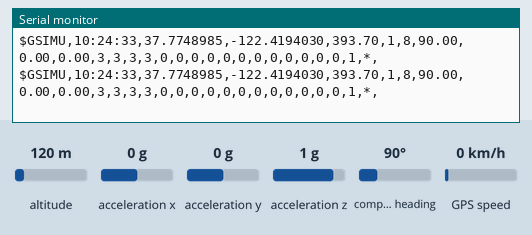
Recording of a sketch running on a simulated Arduino Uno, built with avr-gcc and run on an emulated ATmega328P. Shown: the last lines printed to the serial monitor. The test bench sets the inputs (shaded band); at power-on: altitude 120 m, acceleration x 0 g, acceleration y 0 g, acceleration z 1 g, compass heading 90°, GPS speed 0 km/h. EEPROM starts erased; the GPS gets a fix after 3 s at 37.7749, -122.4194 with 8 satellites.

Above: at 4.7 s.
4.8 s: altitude set to 20 m
At 4.91 s:
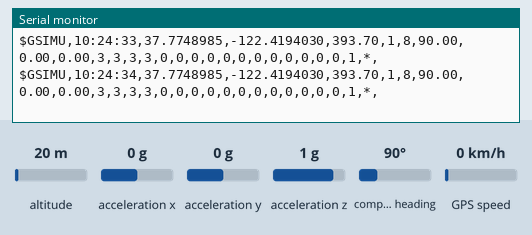
6.3 s: acceleration x set to -1.4 g
At 6.37 s:
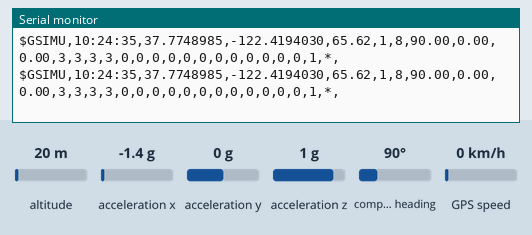
7.8 s: acceleration y set to -1.4 g
At 7.83 s:
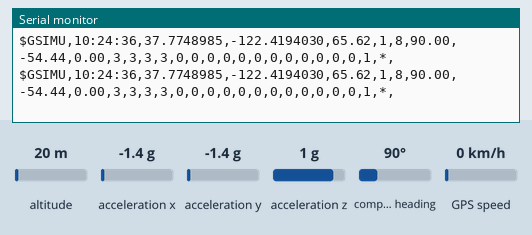
9.3 s: acceleration z set to -1.4 g
At 9.49 s:
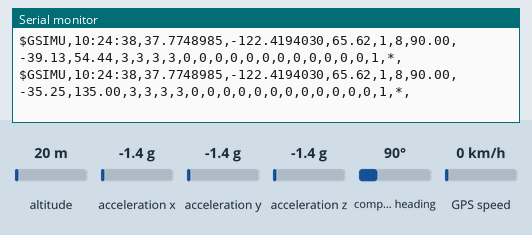
10.8 s: compass heading set to 7°
At 10.99 s:
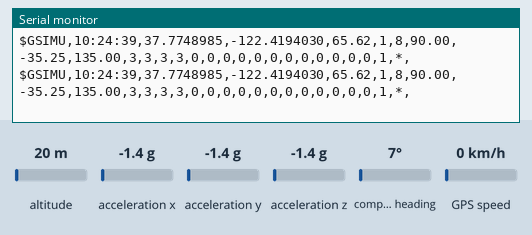
12.3 s: altitude set to 250 m
At 12.49 s:
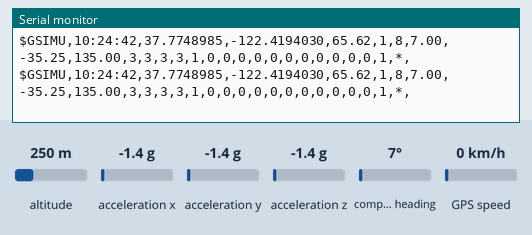
Timing chart, 0 to 15.3 s (numbered marks = the images above; inputs shaded):
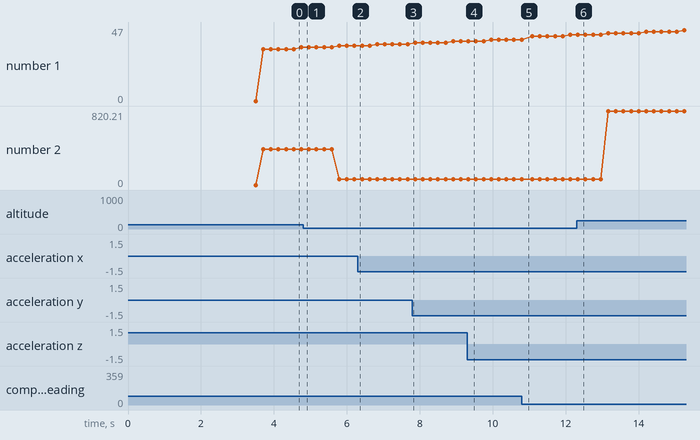

The sketch:

GTS_IMU_UNO_vL3_0.ino
```cpp
#include <Adafruit_GPS.h>
#include <SoftwareSerial.h>
#include <Wire.h>
#include <SPI.h>
#include <Adafruit_Sensor.h>
#include <Adafruit_BNO055.h>
#include <utility/imumaths.h>
#include <avr/sleep.h>
#include <EEPROM.h>

/* This driver uses the Adafruit unified sensor library (Adafruit_Sensor),
   which provides a common 'type' for sensor data and some helper functions.
   To use this driver you will also need to download the Adafruit_Sensor
   library and include it in your libraries folder.
   You should also assign a unique ID to this sensor for use with
   the Adafruit Sensor API so that you can identify this particular
   sensor in any data logs, etc.  To assign a unique ID, simply
   provide an appropriate value in the constructor below (12345
   is used by default in this example).
   Connections
   ===========
   Connect SCL to analog 5
   Connect SDA to analog 4
   Connect VDD to 3-5V DC
   Connect GROUND to common ground
   History
   =======
   2015/MAR/03  - First release (KTOWN)
   2015/AUG/27  - Added calibration and system status helpers
   2015/NOV/13  - Added calibration save and restore
   */

//Instance Initializations
Adafruit_BNO055   bno = Adafruit_BNO055(55);    //Initializes an instance of the BNO055 called bno with an I2C address of 55
SoftwareSerial    mySerial(8, 7);               //Initializes an instance of SoftwareSerial called mySerial with RX and TX on pins 8 and 7
Adafruit_GPS      GPS(&mySerial);               //Initializes an instance of Adafruit_GPS called GPS using the mySerial instance

//Global Intializations
boolean           usingInterrupt = true;        //Use an interrupt to parce GPS data (preferred to be true)
int               saveCalTimestamp = 0;

#define IMU_CAL_SAVE_PERIOD (1000 * 60 * 10)    // 10 minutes

/* Set the delay between fresh samples */
#define BNO055_SAMPLERATE_DELAY_MS (200)
#define GPSECHO  false                          //Display GPS data as read from the GPS in the Serial Monitor (dont do for actual use but good for debugging)


/**************************************************************************/
/*
    Displays some basic information on this sensor from the unified
    sensor API sensor_t type (see Adafruit_Sensor for more information)
    */
/**************************************************************************/
void displaySensorDetails(void) {
    sensor_t sensor;
    bno.getSensor(&sensor);
    Serial.println("------------------------------------");
    Serial.print("Sensor:       "); Serial.println(sensor.name);
    Serial.print("Driver Ver:   "); Serial.println(sensor.version);
    Serial.print("Unique ID:    "); Serial.println(sensor.sensor_id);
    Serial.print("Max Value:    "); Serial.print(sensor.max_value); Serial.println(" xxx");
    Serial.print("Min Value:    "); Serial.print(sensor.min_value); Serial.println(" xxx");
    Serial.print("Resolution:   "); Serial.print(sensor.resolution); Serial.println(" xxx");
    Serial.println("------------------------------------");
    Serial.println("");
    delay(500);
}

/**************************************************************************/
/*
    Display some basic info about the sensor status
    */
/**************************************************************************/
void displaySensorStatus(void) {
    /* Get the system status values (mostly for debugging purposes) */
    uint8_t system_status, self_test_results, system_error;
    system_status = self_test_results = system_error = 0;
    bno.getSystemStatus(&system_status, &self_test_results, &system_error);

    /* Display the results in the Serial Monitor */
    Serial.println("");
    Serial.print("System Status: 0x");
    Serial.println(system_status, HEX);
    Serial.print("Self Test:     0x");
    Serial.println(self_test_results, HEX);
    Serial.print("System Error:  0x");
    Serial.println(system_error, HEX);
    Serial.println("");
    delay(500);
}

/**************************************************************************/
/*
    Display GPS data
    */
/**************************************************************************/
void displayGPS(void) {
    Serial.print(GPS.hour);                 Serial.print(":");
    Serial.print(GPS.minute);               Serial.print(":");
    Serial.print(GPS.seconds);              Serial.print(",");
    Serial.print(GPS.latitudeDegrees, 7);   Serial.print(",");
    Serial.print(GPS.longitudeDegrees, 7);  Serial.print(",");
    Serial.print(GPS.altitude * 3.28084);   Serial.print(",");
    Serial.print(GPS.fix);                  Serial.print(",");
    Serial.print(GPS.satellites);           Serial.print(",");
}

/**************************************************************************/
/*
    Display sensor orientation
    */
/**************************************************************************/
void displayOrientation(void) {
    sensors_event_t event;

    bno.getEvent(&event);

    Serial.print(event.orientation.x, 2);   Serial.print(",");
    Serial.print(event.orientation.y, 2);   Serial.print(",");
    Serial.print(event.orientation.z, 2);   Serial.print(",");
}

/**************************************************************************/
/*
    Display sensor calibration status
    */
/**************************************************************************/
void displayCalStatus(void) {

    /* Get the four calibration values (0..3) */
    /* Any sensor data reporting 0 should be ignored, */
    /* 3 means 'fully calibrated" */

    uint8_t sys, gyro, accel, mag;
    sys = gyro = accel = mag = 0;

    bno.getCalibration(&sys, &gyro, &accel, &mag);

    Serial.print(sys);    Serial.print(",");
    Serial.print(gyro);   Serial.print(",");
    Serial.print(accel);  Serial.print(",");
    Serial.print(mag);    Serial.print(",");
}

/**************************************************************************/
/*
    Display the raw calibration offset and radius data
    */
/**************************************************************************/
void displaySensorOffsets(void) {
    adafruit_bno055_offsets_t calData;

    bno.getSensorOffsets(calData);

    Serial.print(calData.accel_offset_x); Serial.print(",");
    Serial.print(calData.accel_offset_y); Serial.print(",");
    Serial.print(calData.accel_offset_y); Serial.print(",");

    Serial.print(calData.gyro_offset_x);  Serial.print(",");
    Serial.print(calData.gyro_offset_y);  Serial.print(",");
    Serial.print(calData.gyro_offset_z);  Serial.print(",");

    Serial.print(calData.mag_offset_x);   Serial.print(",");
    Serial.print(calData.mag_offset_y);   Serial.print(",");
    Serial.print(calData.mag_offset_z);   Serial.print(",");

    Serial.print(calData.accel_radius);   Serial.print(",");
    Serial.print(calData.mag_radius);     Serial.print(",");
}

/**************************************************************************/
/*
    Check the calibration from the eeprom
    */
/**************************************************************************/
bool checkCalibration(void) {
    long      bnoID;
    sensor_t  sensor;
    int       eeAddress = 0;

    EEPROM.get(eeAddress, bnoID);
    bno.getSensor(&sensor);

    if (bnoID == sensor.sensor_id) {
        Serial.println("Found Calibration for this sensor in EEPROM.");
        return(true);
    }

    return(false);
}

/**************************************************************************/
/*
    Display the check the calibration from the eeprom 1=true, 0=false
    */
/**************************************************************************/
void displayCheckCalibration(void) {
    long      bnoID;
    sensor_t  sensor;
    int       eeAddress = 0;

    EEPROM.get(eeAddress, bnoID);
    bno.getSensor(&sensor);

    if (bnoID == sensor.sensor_id) {
        Serial.print("1");
    }

    else {
        Serial.print("0");
    }

    Serial.print(",");
}

/**************************************************************************/
/*
    Load the calibration from the eeprom
    */
/**************************************************************************/
bool loadCalibration(void) {

    int       eeAddress = 0;
    bool      foundCalib = false;
    adafruit_bno055_offsets_t calData;

    /*
    *  Look for the sensor's unique ID at the beginning oF EEPROM.
    *  This isn't foolproof, but it's better than nothing.
    */

    if (checkCalibration()) {
        eeAddress += sizeof(long);
        EEPROM.get(eeAddress, calData);

        Serial.println("Restoring Calibration data to the BNO055...");
        bno.setSensorOffsets(calData);

        Serial.println("Calibration data loaded into BNO055");
        foundCalib = true;
    }

    else {
        Serial.println("Calibration data NOT loaded into BNO055");
    }

    return(foundCalib);
}


/**************************************************************************/
/*
    Save the calibration to the eeprom
    */
/**************************************************************************/
bool saveCalibration(void) {
    int                         eeAddress = 0;
    long                        bnoID;
    bool                        foundCalib = false;
    sensor_t                    sensor;
    adafruit_bno055_offsets_t   newCalib;

    bno.getSensor(&sensor);
    bnoID = sensor.sensor_id;
    EEPROM.put(eeAddress, bnoID);

    eeAddress += sizeof(long);
    bno.getSensorOffsets(newCalib);
    EEPROM.put(eeAddress, newCalib);
}

/**************************************************************************/
/*
    Arduino setup function (automatically called at startup)
    */
/**************************************************************************/
void setup(void) {
    Serial.begin(115200);
    delay(1000);

    Serial.println("Entering Setup...");

    /* Initialise the sensor */
    if (!bno.begin()) {
        /* There was a problem detecting the BNO055 ... check your connections */
        Serial.print("Ooops, no BNO055 detected ... Check your wiring or I2C ADDR!");
        while (1);
    }

    bool foundCalib = loadCalibration();
    delay(1000);

    bno.setExtCrystalUse(true);                     //Use the external clock in the IMU (true for better accuracy)
//    bno.setMode(bno.OPERATION_MODE_NDOF);

    GPS.begin(9600);                                //Launches a software serial connection to the GPS at a baud rate of 9600
    delay(1500);                                    //Wait for 1.5s

    GPS.sendCommand(PMTK_SET_NMEA_OUTPUT_RMCGGA);   //String formatting on the GPS
//    GPS.sendCommand(PMTK_SET_NMEA_UPDATE_1HZ);      //GPS packet dump rate
    GPS.sendCommand(PMTK_SET_NMEA_UPDATE_5HZ);
    GPS.sendCommand(PGCMD_ANTENNA);

    useInterrupt(usingInterrupt);                   //Set to use or not use the interrupt for GPS parcing
}

SIGNAL(TIMER0_COMPA_vect) {                         // Interrupt is called once a millisecond, looks for any new GPS data, and stores it
    char c = GPS.read();

    #ifdef UDR0
      if (GPSECHO)
          if (c) UDR0 = c;                          //UDRO is the register for the hardware serial module
    #endif
}

//void(* resetFunc) (void) = 0;                     //declare reset function at address 0. This is for a software reset (unused in current version)

void useInterrupt(boolean v) {                      //turns the interrupt(TIMER0_COMPA_vect) on or off based on the boolean passed to it

    if (v) {
        OCR0A = 0xAF;
        TIMSK0 |= _BV(OCIE0A);
    }

    else {
        TIMSK0 &= ~_BV(OCIE0A);
        usingInterrupt = false;
    }
}

void loop() {

    Serial.print("$GSIMU,");
    displayGPS();
    displayOrientation();
    displayCalStatus();
    displayCheckCalibration();
    displaySensorOffsets();

    if (bno.isFullyCalibrated()) {
        Serial.print("1");

        if (millis() - saveCalTimestamp >= IMU_CAL_SAVE_PERIOD) {
            saveCalibration();
            saveCalTimestamp = millis();
        }
    }

    else {
      Serial.print("0");
    }

    Serial.println(",*,");

    delay(BNO055_SAMPLERATE_DELAY_MS);

    if (!usingInterrupt) {                                    //If interrupt is not being used, the GPS data needs to be checked for parse here.
        Serial.println("not using interrupt");
        char c = GPS.read();

        if (GPSECHO)
            if (c) Serial.print(c);
    }

    if (GPS.newNMEAreceived()) {                              //If data is new, parse it!

        if (!GPS.parse(GPS.lastNMEA()))
          return;
    }
}
```

Measured:
- after the input at 9.3 s, the serial monitor: prints a new line at once (image 4)
- plotted number 2: 393.7 → 65.62 after the input at 4.8 s, 65.62 → 820.21 after the input at 12.3 s
